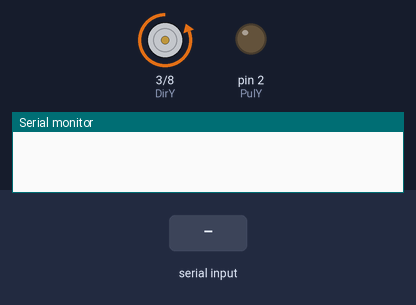
Simulated run of this sketch. Board: Arduino Uno, built with avr-gcc and run on an emulated ATmega328P. Shown: direction and speed pins drawn as motors (green arrow = direction pin HIGH = forward, orange = LOW = backward, longer = more drive), output pins drawn as LEDs (lit = HIGH), the last lines printed to the serial monitor. The inputs (shaded band) are chosen by the test bench.

Above: at 1.2 s.
1.3 s: "90,45\n" received over Serial
At 1.6 s:
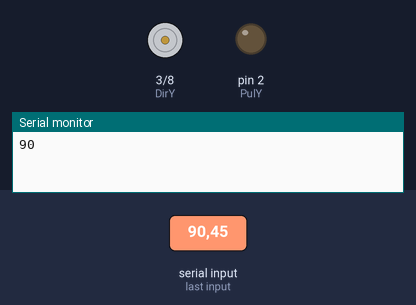
Timing chart, 0 to 4.3 s (numbered marks = the images above; inputs shaded):
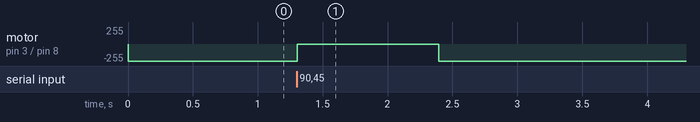

The sketch:

rotation_with_ACC.ino
```cpp
#define PulY 2 //pino pulse
#define DirY 3 //pino direção
#define EnaY 8 //pino enable


void setup() {

  Serial.begin(9600); //iniciar o monitor serial
  pinMode(PulY, OUTPUT); //defenir pino como output
  pinMode(DirY, OUTPUT); //defenir pino como output
  pinMode(EnaY, OUTPUT); //defenir pino como output
  digitalWrite(EnaY, HIGH); //começar com o motor desligado
}

void rotacaoACCDCC(int pulses, int vel, float acc) {
  digitalWrite(EnaY, LOW); //ligar o motor

  //sentido de rotação após ler o valor do monitor
  if (pulses > 0) {
    digitalWrite(DirY, LOW);
  }
  if (pulses < 0) {
    digitalWrite(DirY, HIGH);
    pulses = pulses * (-1); //converte o valor para positivo
  }

  int contPul[pulses]; //array com quantidade de delays entre pulsos

  //float alpha = 1;
  //float acc = 0.01;

  //quanto MENOR, mais rapido acelera, devido ao valor inicial de c0
  float c0 = acc; //APROXIMAÇÃO DE VALOR INICIAL DE c0 = 1/t * sqrt(2*alpha / acc);
  float prevPulse = 0; //valor de cn-1
  int maxVel = vel; //quanto MENOR, maior a velocidade, pq na verdade é um delay

  for (int i = 0; i < pulses; i++) {
    float c = c0;

    if (i > 0)
      c = prevPulse - (2 * prevPulse) / (4 * i + 1); //não substituir o valor no 1º loop

    if (c < maxVel)
      c = maxVel; //não passar a velocidade máxima estipulada

    contPul[i] = c; //atribuir valores ao array
    prevPulse = c; //atribuir o novo valor de cn-1
  }


  //com esta configuração o número de pulsos é duplicado - exemplo: 200 = 2 voltas em vez de 1
  // FASE DE ACELERAÇÃO
  for (int i = 0; i < pulses; i++) {
    digitalWrite(PulY, HIGH);
    digitalWrite(PulY, LOW);
    delayMicroseconds(contPul[i]);
  }

  // FASE DE DESACELERAÇÃO
  for (int i = 0; i < pulses; i++) {
    digitalWrite(PulY, HIGH);
    digitalWrite(PulY, LOW);
    delayMicroseconds(contPul[pulses - i - 1]);
  }

  digitalWrite(EnaY, HIGH); //desligar o motor
}

void loop() {

  //ler valores do monitor
  if (Serial.available() > 0) {
    int valor = Serial.parseInt();
    Serial.println(valor);


    //executar movimento
    rotacaoACCDCC(valor, 1000, 25000); //pulsos, velocidade máxima, aceleração; valores menores = maior velmax e maior acc inicial
/*
    rotacaoACCDCC(-3000, 100, 15000);

    rotacaoACCDCC(20, 200, 25000);
    rotacaoACCDCC(20, 200, 25000);
    rotacaoACCDCC(20, 200, 25000);
    rotacaoACCDCC(20, 200, 25000);
    rotacaoACCDCC(20, 200, 25000);

    rotacaoACCDCC(-20, 200, 25000);
    rotacaoACCDCC(-20, 200, 25000);
    rotacaoACCDCC(-20, 200, 25000);
    rotacaoACCDCC(-20, 200, 25000);
    rotacaoACCDCC(-20, 200, 25000);

    rotacaoACCDCC(-600, 500, 10000);

    rotacaoACCDCC(600, 900, 20000);

    rotacaoACCDCC(-20, 200, 20000);
    rotacaoACCDCC(-20, 200, 20000);
    rotacaoACCDCC(-20, 200, 20000);
    rotacaoACCDCC(-20, 200, 20000);
    rotacaoACCDCC(-20, 200, 20000);

    rotacaoACCDCC(20, 200, 20000);
    rotacaoACCDCC(20, 200, 20000);
    rotacaoACCDCC(20, 200, 20000);
    rotacaoACCDCC(20, 200, 20000);
    rotacaoACCDCC(20, 200, 20000);

    rotacaoACCDCC(600, 500, 15000);
    */
  }

}
```

Measured:
- after the input at 1.3 s, motor on pin 3 (DirY) / pin 8 (EnaY): backward 255/255 → stopped at once, → backward 255/255 1.1 s later
